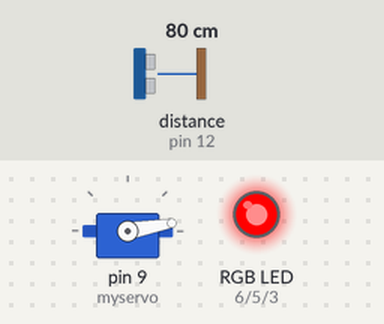
The sketch below on a simulated Arduino Uno, built with avr-gcc and run on an emulated ATmega328P. Parts: servo, an RGB LED mixed from three pins (HIGH = lit). Inputs (shaded band) come from the test bench; at power-on: distance to the obstacle (sensor on pin 12) 80 cm. The echo pulse lasts 58.3 µs per cm.

Above: at 5.9 s.
6.0 s: distance to the obstacle (sensor on pin 12) set to 11 cm
10.4 s: distance to the obstacle (sensor on pin 12) set to 8 cm
At 12.3 s:
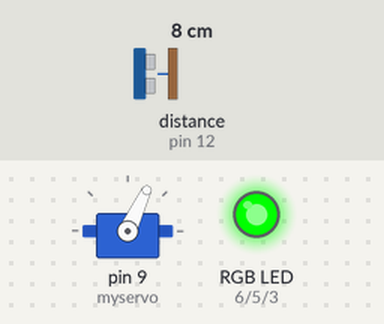
14.8 s: distance to the obstacle (sensor on pin 12) set to 18 cm
At 17.2 s:
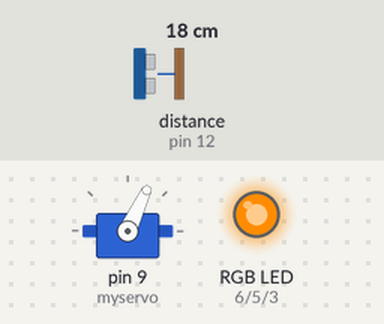
20.0 s: distance to the obstacle (sensor on pin 12) set to 2 cm
At 22.0 s:
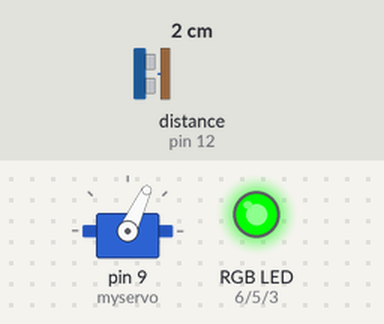
24.4 s: distance to the obstacle (sensor on pin 12) set to 35 cm
At 28.1 s:
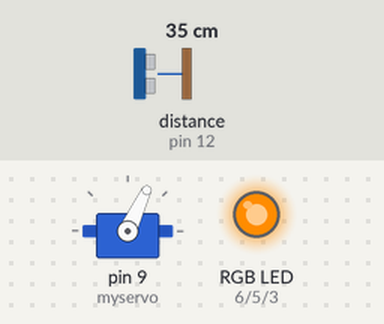
Timing chart, 0 to 30.3 s (numbered marks = the images above; inputs shaded):
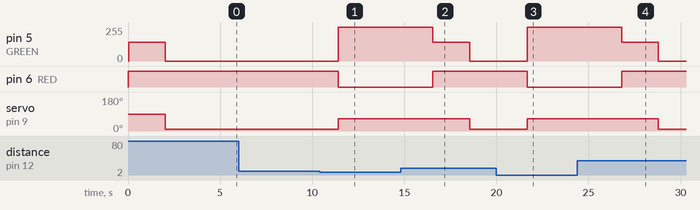

The sketch:

trafficlight.ino
```cpp
#include "SR04.h"
#include <Servo.h>

#define TRIG_PIN 12
#define ECHO_PIN 11
#define BLUE 3
#define GREEN 5
#define RED 6

SR04 sr04 = SR04(ECHO_PIN, TRIG_PIN);
Servo myservo;

long a;
int redValue;
int greenValue;
int blueValue;
int pos = 0;
int red = 1;

void setup() {
  Serial.begin(9600);
  pinMode(RED, OUTPUT);
  pinMode(GREEN, OUTPUT);
  pinMode(BLUE, OUTPUT);
  digitalWrite(RED, HIGH);
  digitalWrite(GREEN, LOW);
  digitalWrite(BLUE, LOW);
  myservo.attach(9);
}

void loop() {
  a = sr04.Distance();
  if (a < 10)
  {
    redValue = 0;
    greenValue = 255;
    blueValue = 0;
    pos = 65;
    analogWrite(BLUE, blueValue);
    analogWrite(RED, redValue);
    analogWrite(GREEN, greenValue);
    myservo.write(pos);
    delay(5000);
    red = 1;
  }
  else
  {
    if (red == 1)
    {
      redValue = 255;
      greenValue = 140;
      blueValue = 0;
      analogWrite(BLUE, blueValue);
      analogWrite(RED, redValue);
      analogWrite(GREEN, greenValue);
      delay(2000);
    }
    redValue = 255;
    greenValue = 0;
    blueValue = 0;
    pos = 10;
    analogWrite(BLUE, blueValue);
    analogWrite(RED, redValue);
    analogWrite(GREEN, greenValue);
    myservo.write(pos);
    delay(3000);
    red = 0;
  }
  delay(100);
}
```

Measured:
- the behaviour switches between 10 and 9 cm on distance to the obstacle (sensor on pin 12) (found by bisection; images 0 and 1)
- after the input at 6.0 s, every drawn part: stays the same
- after the input at 10.4 s, pin 5 (GREEN): 0/255 → 255/255 after 1.0 s; pin 6 (RED): HIGH → LOW after 1.0 s; servo on pin 9 (myservo): 10° → 65° after 1.0 s
- after the input at 14.8 s, pin 5 (GREEN): 255/255 → 140/255 after 1.7 s, → 0/255 2.0 s later; pin 6 (RED): LOW → HIGH after 1.7 s; servo on pin 9 (myservo): 65° → 10° after 3.7 s
- after the input at 20.0 s, pin 5 (GREEN): 0/255 → 255/255 after 1.7 s; pin 6 (RED): HIGH → LOW after 1.7 s; servo on pin 9 (myservo): 10° → 65° after 1.7 s
- after the input at 24.4 s, pin 5 (GREEN): 255/255 → 140/255 after 2.4 s, → 0/255 2.0 s later; pin 6 (RED): LOW → HIGH after 2.4 s; servo on pin 9 (myservo): 65° → 10° after 4.4 s
